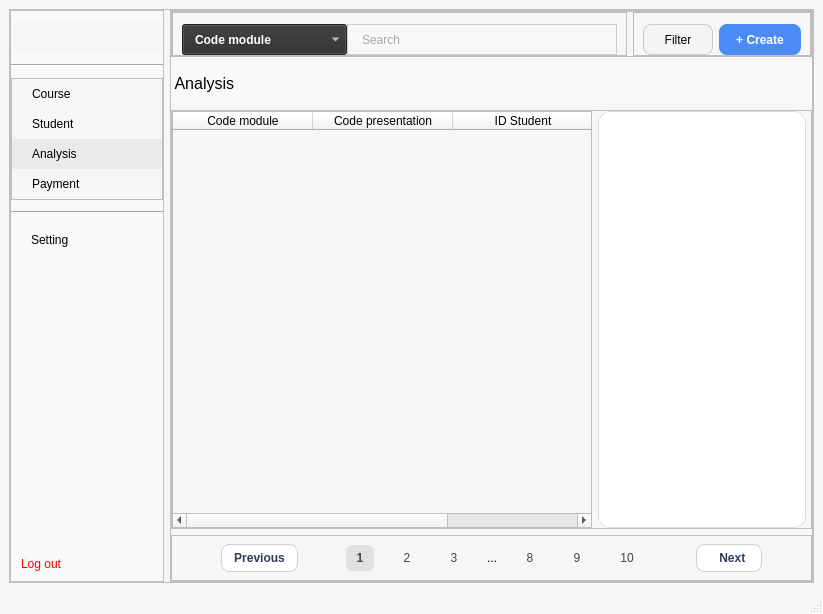
<?xml version="1.0" encoding="UTF-8"?>
<ui version="4.0">
 <class>MainWindow</class>
 <widget class="QMainWindow" name="MainWindow">
  <property name="geometry">
   <rect>
    <x>0</x>
    <y>0</y>
    <width>823</width>
    <height>614</height>
   </rect>
  </property>
  <property name="windowTitle">
   <string>MainWindow</string>
  </property>
  <property name="styleSheet">
   <string notr="true">QMainWindow {
    background-color: #f6f6f6;
}
QFrame {
    background-color: #f6f6f6;
}
#centralwidget{
	background-color: #f6f6f6;
}
#menu {
    background-color: #f9f9f9;
    border-right: 1px solid #e0e0e0;
}
QLabel#brand {
    color: black;
}

#menu_analysis,
#menu_course,
#menu_payment,
#menu_student,
#menu_setting {
    text-align: left;
    padding: 8px 20px;
    border: none;
	color: black;
}
#menu_analysis:hover,
#menu_course:hover,
#menu_logout:hover,
#menu_payment:hover,
#menu_student:hover,
#menu_setting:hover {
    background-color: #eaeaea;
}
#menu_logout {
    color: red;
    padding: 10px;
    text-align: left;
	border: none;
}
#menu_analysis {
    background-color: #eaeaea;
}
#analysis_search_lineEdit {
    background-color: #F8F8F8;
    border: 1px solid #CCCCCC;
    border-radius-right: 10px;
    padding: 6px 12px;
    color: #555;
}
#analysis_search_lineEdit:focus {
    border: 2px solid #A0A0A0;
}
#analysis_search_comboBox {
    background-color: #2E2E2E;
    color: white;
    padding: 6px 12px;
    font-weight: bold;
}
QComboBox QAbstractItemView {
    background-color: #2E2E2E;
    color: white;
    selection-background-color: #444444;
    selection-color: white;
}
#analysis_create {
    background-color: #4C8BF5;
    color: white;
    border: none;
    border-radius: 8px;
    padding: 6px 10px;
    font-weight: bold;
}
#analysis_create:hover {
    background-color: #3B73E0;
}
#analysis_filter {
    background-color: #F4F4F4;
    border: 1px solid #CCCCCC;
    border-radius: 8px;
    padding: 6px 10px;
	color: black;
}
#analysis_filter:hover {
    background-color: #EAEAEA;
}
#header{
	background-color: #f9f9f9;
	color: black;
}
#analysis_previous, #analysis_next {
    background-color: white;
    color: #2E3A59;
    border: 1px solid #D0D0D0;
    border-radius: 8px;
    padding: 6px 12px;
    font-weight: 500;
}
#analysis_previous:hover, #analysis_next:hover {
    background-color: #F5F5F5;
}
#analysis_page_1, #analysis_page_2, #analysis_page_3, #analysis_page_8, #analysis_page_9, #analysis_page_10 {
    background-color: transparent;
    border: none;
    color: #444;
    padding: 6px 10px;
}
#analysis_page_1 {
    background-color: #E0E0E0;
    border-radius: 6px;
    font-weight: bold;
}
#space {
    color: #777;
    font-weight: bold;
}


</string>
  </property>
  <widget class="QWidget" name="centralwidget">
   <layout class="QHBoxLayout" name="horizontalLayout_5">
    <item>
     <widget class="QFrame" name="frame">
      <property name="sizePolicy">
       <sizepolicy hsizetype="Preferred" vsizetype="Preferred">
        <horstretch>0</horstretch>
        <verstretch>0</verstretch>
       </sizepolicy>
      </property>
      <property name="minimumSize">
       <size>
        <width>801</width>
        <height>541</height>
       </size>
      </property>
      <property name="frameShape">
       <enum>QFrame::StyledPanel</enum>
      </property>
      <property name="frameShadow">
       <enum>QFrame::Raised</enum>
      </property>
      <layout class="QHBoxLayout" name="horizontalLayout">
       <property name="leftMargin">
        <number>0</number>
       </property>
       <property name="topMargin">
        <number>0</number>
       </property>
       <property name="rightMargin">
        <number>0</number>
       </property>
       <property name="bottomMargin">
        <number>0</number>
       </property>
       <item>
        <widget class="QFrame" name="menu">
         <property name="sizePolicy">
          <sizepolicy hsizetype="Preferred" vsizetype="Preferred">
           <horstretch>0</horstretch>
           <verstretch>0</verstretch>
          </sizepolicy>
         </property>
         <property name="frameShape">
          <enum>QFrame::StyledPanel</enum>
         </property>
         <property name="frameShadow">
          <enum>QFrame::Raised</enum>
         </property>
         <layout class="QVBoxLayout" name="verticalLayout" stretch="0,0,0,0,0,0,0">
          <property name="spacing">
           <number>11</number>
          </property>
          <property name="leftMargin">
           <number>0</number>
          </property>
          <property name="topMargin">
           <number>11</number>
          </property>
          <property name="rightMargin">
           <number>0</number>
          </property>
          <property name="bottomMargin">
           <number>0</number>
          </property>
          <item>
           <widget class="QLabel" name="brand">
            <property name="sizePolicy">
             <sizepolicy hsizetype="Preferred" vsizetype="Preferred">
              <horstretch>0</horstretch>
              <verstretch>0</verstretch>
             </sizepolicy>
            </property>
            <property name="maximumSize">
             <size>
              <width>150</width>
              <height>60</height>
             </size>
            </property>
            <property name="font">
             <font>
              <pointsize>20</pointsize>
             </font>
            </property>
            <property name="styleSheet">
             <string notr="true"/>
            </property>
            <property name="text">
             <string/>
            </property>
            <property name="pixmap">
             <pixmap>../media/images/Logo DUKI.png</pixmap>
            </property>
            <property name="scaledContents">
             <bool>true</bool>
            </property>
            <property name="alignment">
             <set>Qt::AlignCenter</set>
            </property>
           </widget>
          </item>
          <item>
           <widget class="Line" name="line_1">
            <property name="orientation">
             <enum>Qt::Horizontal</enum>
            </property>
           </widget>
          </item>
          <item>
           <widget class="QFrame" name="frame_2">
            <property name="frameShape">
             <enum>QFrame::StyledPanel</enum>
            </property>
            <property name="frameShadow">
             <enum>QFrame::Raised</enum>
            </property>
            <layout class="QVBoxLayout" name="verticalLayout_3">
             <property name="spacing">
              <number>0</number>
             </property>
             <property name="leftMargin">
              <number>0</number>
             </property>
             <property name="topMargin">
              <number>0</number>
             </property>
             <property name="rightMargin">
              <number>0</number>
             </property>
             <property name="bottomMargin">
              <number>0</number>
             </property>
             <item>
              <widget class="QPushButton" name="menu_course">
               <property name="sizePolicy">
                <sizepolicy hsizetype="Minimum" vsizetype="Preferred">
                 <horstretch>0</horstretch>
                 <verstretch>0</verstretch>
                </sizepolicy>
               </property>
               <property name="styleSheet">
                <string notr="true"/>
               </property>
               <property name="text">
                <string>Course</string>
               </property>
               <property name="icon">
                <iconset>
                 <normaloff>../media/images/icons/Course/Course.png</normaloff>../media/images/icons/Course/Course.png</iconset>
               </property>
              </widget>
             </item>
             <item>
              <widget class="QPushButton" name="menu_student">
               <property name="sizePolicy">
                <sizepolicy hsizetype="Minimum" vsizetype="Preferred">
                 <horstretch>0</horstretch>
                 <verstretch>0</verstretch>
                </sizepolicy>
               </property>
               <property name="layoutDirection">
                <enum>Qt::LeftToRight</enum>
               </property>
               <property name="styleSheet">
                <string notr="true"/>
               </property>
               <property name="text">
                <string>Student</string>
               </property>
               <property name="icon">
                <iconset>
                 <normaloff>../media/images/icons/Course/Student1.png</normaloff>../media/images/icons/Course/Student1.png</iconset>
               </property>
              </widget>
             </item>
             <item>
              <widget class="QPushButton" name="menu_analysis">
               <property name="sizePolicy">
                <sizepolicy hsizetype="Minimum" vsizetype="Preferred">
                 <horstretch>0</horstretch>
                 <verstretch>0</verstretch>
                </sizepolicy>
               </property>
               <property name="styleSheet">
                <string notr="true"/>
               </property>
               <property name="text">
                <string>Analysis</string>
               </property>
               <property name="icon">
                <iconset>
                 <normaloff>../media/images/icons/Course/Analysis.png</normaloff>../media/images/icons/Course/Analysis.png</iconset>
               </property>
              </widget>
             </item>
             <item>
              <widget class="QPushButton" name="menu_payment">
               <property name="sizePolicy">
                <sizepolicy hsizetype="Preferred" vsizetype="Preferred">
                 <horstretch>0</horstretch>
                 <verstretch>0</verstretch>
                </sizepolicy>
               </property>
               <property name="minimumSize">
                <size>
                 <width>150</width>
                 <height>28</height>
                </size>
               </property>
               <property name="styleSheet">
                <string notr="true"/>
               </property>
               <property name="text">
                <string>Payment</string>
               </property>
               <property name="icon">
                <iconset>
                 <normaloff>../media/images/icons/Course/Payment.png</normaloff>../media/images/icons/Course/Payment.png</iconset>
               </property>
              </widget>
             </item>
            </layout>
           </widget>
          </item>
          <item>
           <widget class="Line" name="line_2">
            <property name="orientation">
             <enum>Qt::Horizontal</enum>
            </property>
           </widget>
          </item>
          <item>
           <widget class="QPushButton" name="menu_setting">
            <property name="sizePolicy">
             <sizepolicy hsizetype="Preferred" vsizetype="Preferred">
              <horstretch>0</horstretch>
              <verstretch>0</verstretch>
             </sizepolicy>
            </property>
            <property name="minimumSize">
             <size>
              <width>60</width>
              <height>12</height>
             </size>
            </property>
            <property name="styleSheet">
             <string notr="true"/>
            </property>
            <property name="text">
             <string>Setting</string>
            </property>
           </widget>
          </item>
          <item>
           <spacer name="verticalSpacer">
            <property name="orientation">
             <enum>Qt::Vertical</enum>
            </property>
            <property name="sizeHint" stdset="0">
             <size>
              <width>20</width>
              <height>40</height>
             </size>
            </property>
           </spacer>
          </item>
          <item>
           <widget class="QPushButton" name="menu_logout">
            <property name="sizePolicy">
             <sizepolicy hsizetype="Preferred" vsizetype="Preferred">
              <horstretch>0</horstretch>
              <verstretch>0</verstretch>
             </sizepolicy>
            </property>
            <property name="styleSheet">
             <string notr="true"/>
            </property>
            <property name="text">
             <string>Log out</string>
            </property>
            <property name="icon">
             <iconset>
              <normaloff>../media/images/icons/Course/Log_Out.png</normaloff>../media/images/icons/Course/Log_Out.png</iconset>
            </property>
           </widget>
          </item>
         </layout>
        </widget>
       </item>
       <item>
        <widget class="QFrame" name="frame_3">
         <property name="sizePolicy">
          <sizepolicy hsizetype="Preferred" vsizetype="Preferred">
           <horstretch>0</horstretch>
           <verstretch>0</verstretch>
          </sizepolicy>
         </property>
         <property name="frameShape">
          <enum>QFrame::StyledPanel</enum>
         </property>
         <property name="frameShadow">
          <enum>QFrame::Raised</enum>
         </property>
         <layout class="QVBoxLayout" name="verticalLayout_2">
          <property name="leftMargin">
           <number>0</number>
          </property>
          <property name="topMargin">
           <number>0</number>
          </property>
          <property name="rightMargin">
           <number>0</number>
          </property>
          <property name="bottomMargin">
           <number>0</number>
          </property>
          <item>
           <widget class="QFrame" name="option">
            <property name="sizePolicy">
             <sizepolicy hsizetype="Preferred" vsizetype="Preferred">
              <horstretch>0</horstretch>
              <verstretch>0</verstretch>
             </sizepolicy>
            </property>
            <property name="frameShape">
             <enum>QFrame::StyledPanel</enum>
            </property>
            <property name="frameShadow">
             <enum>QFrame::Raised</enum>
            </property>
            <layout class="QHBoxLayout" name="horizontalLayout_2">
             <property name="leftMargin">
              <number>0</number>
             </property>
             <property name="topMargin">
              <number>0</number>
             </property>
             <property name="rightMargin">
              <number>0</number>
             </property>
             <property name="bottomMargin">
              <number>0</number>
             </property>
             <item>
              <widget class="QFrame" name="search">
               <property name="frameShape">
                <enum>QFrame::StyledPanel</enum>
               </property>
               <property name="frameShadow">
                <enum>QFrame::Raised</enum>
               </property>
               <layout class="QHBoxLayout" name="horizontalLayout_3">
                <property name="spacing">
                 <number>0</number>
                </property>
                <property name="topMargin">
                 <number>11</number>
                </property>
                <property name="bottomMargin">
                 <number>0</number>
                </property>
                <item>
                 <widget class="QComboBox" name="analysis_search_comboBox">
                  <property name="sizePolicy">
                   <sizepolicy hsizetype="Maximum" vsizetype="Preferred">
                    <horstretch>0</horstretch>
                    <verstretch>0</verstretch>
                   </sizepolicy>
                  </property>
                  <property name="minimumSize">
                   <size>
                    <width>165</width>
                    <height>31</height>
                   </size>
                  </property>
                  <item>
                   <property name="text">
                    <string>Code module</string>
                   </property>
                  </item>
                  <item>
                   <property name="text">
                    <string>Code presentation</string>
                   </property>
                  </item>
                  <item>
                   <property name="text">
                    <string>ID Student</string>
                   </property>
                  </item>
                 </widget>
                </item>
                <item>
                 <widget class="QLineEdit" name="analysis_search_lineEdit">
                  <property name="sizePolicy">
                   <sizepolicy hsizetype="Preferred" vsizetype="Preferred">
                    <horstretch>0</horstretch>
                    <verstretch>0</verstretch>
                   </sizepolicy>
                  </property>
                  <property name="minimumSize">
                   <size>
                    <width>260</width>
                    <height>31</height>
                   </size>
                  </property>
                  <property name="placeholderText">
                   <string>Search</string>
                  </property>
                 </widget>
                </item>
               </layout>
              </widget>
             </item>
             <item>
              <widget class="QFrame" name="frame_5">
               <property name="sizePolicy">
                <sizepolicy hsizetype="Maximum" vsizetype="Preferred">
                 <horstretch>0</horstretch>
                 <verstretch>0</verstretch>
                </sizepolicy>
               </property>
               <property name="frameShape">
                <enum>QFrame::StyledPanel</enum>
               </property>
               <property name="frameShadow">
                <enum>QFrame::Raised</enum>
               </property>
               <layout class="QHBoxLayout" name="horizontalLayout_4">
                <property name="topMargin">
                 <number>11</number>
                </property>
                <property name="bottomMargin">
                 <number>0</number>
                </property>
                <item>
                 <widget class="QPushButton" name="analysis_filter">
                  <property name="sizePolicy">
                   <sizepolicy hsizetype="Preferred" vsizetype="Preferred">
                    <horstretch>0</horstretch>
                    <verstretch>0</verstretch>
                   </sizepolicy>
                  </property>
                  <property name="minimumSize">
                   <size>
                    <width>70</width>
                    <height>30</height>
                   </size>
                  </property>
                  <property name="text">
                   <string>Filter</string>
                  </property>
                  <property name="icon">
                   <iconset>
                    <normaloff>../media/images/icons/Course/Filter1.png</normaloff>../media/images/icons/Course/Filter1.png</iconset>
                  </property>
                 </widget>
                </item>
                <item>
                 <widget class="QPushButton" name="analysis_create">
                  <property name="sizePolicy">
                   <sizepolicy hsizetype="Preferred" vsizetype="Preferred">
                    <horstretch>0</horstretch>
                    <verstretch>0</verstretch>
                   </sizepolicy>
                  </property>
                  <property name="minimumSize">
                   <size>
                    <width>82</width>
                    <height>30</height>
                   </size>
                  </property>
                  <property name="text">
                   <string>+ Create</string>
                  </property>
                 </widget>
                </item>
               </layout>
              </widget>
             </item>
            </layout>
           </widget>
          </item>
          <item>
           <widget class="QLabel" name="header">
            <property name="sizePolicy">
             <sizepolicy hsizetype="Preferred" vsizetype="Preferred">
              <horstretch>0</horstretch>
              <verstretch>0</verstretch>
             </sizepolicy>
            </property>
            <property name="minimumSize">
             <size>
              <width>0</width>
              <height>41</height>
             </size>
            </property>
            <property name="font">
             <font>
              <family>MS Shell Dlg 2</family>
              <pointsize>12</pointsize>
             </font>
            </property>
            <property name="text">
             <string> Analysis</string>
            </property>
           </widget>
          </item>
          <item>
           <widget class="QFrame" name="frame_6">
            <property name="sizePolicy">
             <sizepolicy hsizetype="Preferred" vsizetype="Expanding">
              <horstretch>0</horstretch>
              <verstretch>0</verstretch>
             </sizepolicy>
            </property>
            <property name="minimumSize">
             <size>
              <width>165</width>
              <height>0</height>
             </size>
            </property>
            <property name="frameShape">
             <enum>QFrame::StyledPanel</enum>
            </property>
            <property name="frameShadow">
             <enum>QFrame::Raised</enum>
            </property>
            <layout class="QHBoxLayout" name="horizontalLayout_8">
             <property name="leftMargin">
              <number>0</number>
             </property>
             <property name="topMargin">
              <number>0</number>
             </property>
             <property name="rightMargin">
              <number>5</number>
             </property>
             <property name="bottomMargin">
              <number>0</number>
             </property>
             <item>
              <widget class="QTableWidget" name="analysis_table">
               <property name="sizePolicy">
                <sizepolicy hsizetype="Maximum" vsizetype="Expanding">
                 <horstretch>0</horstretch>
                 <verstretch>0</verstretch>
                </sizepolicy>
               </property>
               <property name="minimumSize">
                <size>
                 <width>420</width>
                 <height>0</height>
                </size>
               </property>
               <property name="styleSheet">
                <string notr="true">color: black</string>
               </property>
               <attribute name="horizontalHeaderDefaultSectionSize">
                <number>140</number>
               </attribute>
               <column>
                <property name="text">
                 <string>Code module</string>
                </property>
               </column>
               <column>
                <property name="text">
                 <string>Code presentation</string>
                </property>
               </column>
               <column>
                <property name="text">
                 <string>ID Student</string>
                </property>
               </column>
              </widget>
             </item>
             <item>
              <widget class="QWidget" name="widget" native="true">
               <property name="sizePolicy">
                <sizepolicy hsizetype="Preferred" vsizetype="Preferred">
                 <horstretch>0</horstretch>
                 <verstretch>0</verstretch>
                </sizepolicy>
               </property>
               <property name="minimumSize">
                <size>
                 <width>200</width>
                 <height>0</height>
                </size>
               </property>
               <property name="styleSheet">
                <string notr="true">    background-color: white;
    border: 1px solid #dcdcdc;   /* viền xám nhạt */
    border-radius: 12px;          /* bo tròn góc */</string>
               </property>
              </widget>
             </item>
            </layout>
           </widget>
          </item>
          <item>
           <widget class="QFrame" name="frame_7">
            <property name="sizePolicy">
             <sizepolicy hsizetype="Preferred" vsizetype="Preferred">
              <horstretch>0</horstretch>
              <verstretch>0</verstretch>
             </sizepolicy>
            </property>
            <property name="frameShape">
             <enum>QFrame::StyledPanel</enum>
            </property>
            <property name="frameShadow">
             <enum>QFrame::Raised</enum>
            </property>
            <layout class="QHBoxLayout" name="horizontalLayout_6">
             <property name="topMargin">
              <number>0</number>
             </property>
             <property name="bottomMargin">
              <number>0</number>
             </property>
             <item>
              <spacer name="horizontalSpacer_3">
               <property name="orientation">
                <enum>Qt::Horizontal</enum>
               </property>
               <property name="sizeHint" stdset="0">
                <size>
                 <width>40</width>
                 <height>20</height>
                </size>
               </property>
              </spacer>
             </item>
             <item>
              <widget class="QPushButton" name="analysis_previous">
               <property name="sizePolicy">
                <sizepolicy hsizetype="Preferred" vsizetype="Fixed">
                 <horstretch>0</horstretch>
                 <verstretch>0</verstretch>
                </sizepolicy>
               </property>
               <property name="layoutDirection">
                <enum>Qt::LeftToRight</enum>
               </property>
               <property name="text">
                <string>Previous</string>
               </property>
               <property name="icon">
                <iconset>
                 <normaloff>../media/images/icons/Course/le-Photoroom.png</normaloff>../media/images/icons/Course/le-Photoroom.png</iconset>
               </property>
              </widget>
             </item>
             <item>
              <spacer name="horizontalSpacer">
               <property name="orientation">
                <enum>Qt::Horizontal</enum>
               </property>
               <property name="sizeHint" stdset="0">
                <size>
                 <width>1</width>
                 <height>20</height>
                </size>
               </property>
              </spacer>
             </item>
             <item>
              <widget class="QWidget" name="analysis_page" native="true">
               <property name="sizePolicy">
                <sizepolicy hsizetype="Maximum" vsizetype="Preferred">
                 <horstretch>30</horstretch>
                 <verstretch>0</verstretch>
                </sizepolicy>
               </property>
               <property name="minimumSize">
                <size>
                 <width>350</width>
                 <height>0</height>
                </size>
               </property>
               <layout class="QHBoxLayout" name="horizontalLayout_7">
                <property name="leftMargin">
                 <number>11</number>
                </property>
                <property name="rightMargin">
                 <number>11</number>
                </property>
                <item>
                 <widget class="QPushButton" name="analysis_page_1">
                  <property name="sizePolicy">
                   <sizepolicy hsizetype="Fixed" vsizetype="Preferred">
                    <horstretch>0</horstretch>
                    <verstretch>0</verstretch>
                   </sizepolicy>
                  </property>
                  <property name="minimumSize">
                   <size>
                    <width>28</width>
                    <height>0</height>
                   </size>
                  </property>
                  <property name="text">
                   <string>1</string>
                  </property>
                 </widget>
                </item>
                <item>
                 <widget class="QPushButton" name="analysis_page_2">
                  <property name="sizePolicy">
                   <sizepolicy hsizetype="Fixed" vsizetype="Preferred">
                    <horstretch>0</horstretch>
                    <verstretch>0</verstretch>
                   </sizepolicy>
                  </property>
                  <property name="minimumSize">
                   <size>
                    <width>28</width>
                    <height>0</height>
                   </size>
                  </property>
                  <property name="text">
                   <string>2</string>
                  </property>
                 </widget>
                </item>
                <item>
                 <widget class="QPushButton" name="analysis_page_8">
                  <property name="sizePolicy">
                   <sizepolicy hsizetype="Fixed" vsizetype="Preferred">
                    <horstretch>0</horstretch>
                    <verstretch>0</verstretch>
                   </sizepolicy>
                  </property>
                  <property name="minimumSize">
                   <size>
                    <width>28</width>
                    <height>0</height>
                   </size>
                  </property>
                  <property name="text">
                   <string>3</string>
                  </property>
                 </widget>
                </item>
                <item>
                 <widget class="QLabel" name="analysis_space">
                  <property name="sizePolicy">
                   <sizepolicy hsizetype="Fixed" vsizetype="Preferred">
                    <horstretch>0</horstretch>
                    <verstretch>0</verstretch>
                   </sizepolicy>
                  </property>
                  <property name="layoutDirection">
                   <enum>Qt::LeftToRight</enum>
                  </property>
                  <property name="text">
                   <string>...</string>
                  </property>
                  <property name="alignment">
                   <set>Qt::AlignCenter</set>
                  </property>
                 </widget>
                </item>
                <item>
                 <widget class="QPushButton" name="analysis_page_10">
                  <property name="sizePolicy">
                   <sizepolicy hsizetype="Fixed" vsizetype="Preferred">
                    <horstretch>0</horstretch>
                    <verstretch>0</verstretch>
                   </sizepolicy>
                  </property>
                  <property name="minimumSize">
                   <size>
                    <width>28</width>
                    <height>0</height>
                   </size>
                  </property>
                  <property name="text">
                   <string>8</string>
                  </property>
                 </widget>
                </item>
                <item>
                 <widget class="QPushButton" name="analysis_page_9">
                  <property name="sizePolicy">
                   <sizepolicy hsizetype="Fixed" vsizetype="Preferred">
                    <horstretch>0</horstretch>
                    <verstretch>0</verstretch>
                   </sizepolicy>
                  </property>
                  <property name="minimumSize">
                   <size>
                    <width>28</width>
                    <height>0</height>
                   </size>
                  </property>
                  <property name="text">
                   <string>9</string>
                  </property>
                 </widget>
                </item>
                <item>
                 <widget class="QPushButton" name="analysis_page_3">
                  <property name="sizePolicy">
                   <sizepolicy hsizetype="Fixed" vsizetype="Preferred">
                    <horstretch>0</horstretch>
                    <verstretch>0</verstretch>
                   </sizepolicy>
                  </property>
                  <property name="minimumSize">
                   <size>
                    <width>28</width>
                    <height>0</height>
                   </size>
                  </property>
                  <property name="text">
                   <string>10</string>
                  </property>
                 </widget>
                </item>
               </layout>
              </widget>
             </item>
             <item>
              <spacer name="horizontalSpacer_2">
               <property name="orientation">
                <enum>Qt::Horizontal</enum>
               </property>
               <property name="sizeHint" stdset="0">
                <size>
                 <width>4</width>
                 <height>20</height>
                </size>
               </property>
              </spacer>
             </item>
             <item>
              <widget class="QPushButton" name="analysis_next">
               <property name="sizePolicy">
                <sizepolicy hsizetype="Preferred" vsizetype="Fixed">
                 <horstretch>0</horstretch>
                 <verstretch>0</verstretch>
                </sizepolicy>
               </property>
               <property name="layoutDirection">
                <enum>Qt::RightToLeft</enum>
               </property>
               <property name="text">
                <string>   Next </string>
               </property>
               <property name="icon">
                <iconset>
                 <normaloff>../media/images/icons/Course/ri-Photoroom.png</normaloff>../media/images/icons/Course/ri-Photoroom.png</iconset>
               </property>
              </widget>
             </item>
             <item>
              <spacer name="horizontalSpacer_4">
               <property name="orientation">
                <enum>Qt::Horizontal</enum>
               </property>
               <property name="sizeHint" stdset="0">
                <size>
                 <width>40</width>
                 <height>20</height>
                </size>
               </property>
              </spacer>
             </item>
            </layout>
           </widget>
          </item>
         </layout>
        </widget>
       </item>
      </layout>
     </widget>
    </item>
   </layout>
  </widget>
  <widget class="QMenuBar" name="menubar">
   <property name="geometry">
    <rect>
     <x>0</x>
     <y>0</y>
     <width>823</width>
     <height>26</height>
    </rect>
   </property>
  </widget>
  <widget class="QStatusBar" name="statusbar"/>
 </widget>
 <resources>
  <include location="../media/resource_from_qt.qrc"/>
 </resources>
 <connections/>
</ui>
